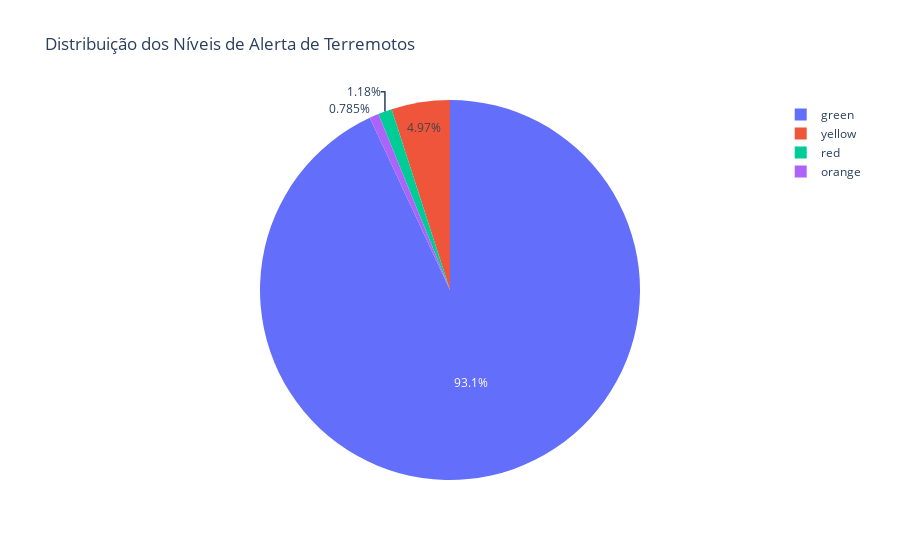

The code cell stored with this chart in its notebook:
### Code cell
df_alert = df_dropped[df_dropped['alert'].notna()]

# Criar gráfico de pizza com base na coluna 'alert'
fig_pizza_alert = px.pie(
    df_alert,
    names='alert',  
    title='Distribuição dos Níveis de Alerta de Terremotos'
)

fig_pizza_alert.show()

### Figure 1 — Plotly figure (JSON) as saved in the notebook; plotly's stock layout.template omitted (floating-point values rounded to 4 significant figures; data arrays with more than 128 entries replaced by an {"elided": "..."} marker saying what was removed)
{"data": [{"domain": {"x": [0, 1], "y": [0, 1]}, "hovertemplate": "alert=%{label}<extra></extra>", "labels": {"elided": "764 str values"}, "legendgroup": "", "name": "", "showlegend": true, "type": "pie"}], "layout": {"autosize": true, "legend": {"tracegroupgap": 0}, "title": {"text": "Distribuição dos Níveis de Alerta de Terremotos"}}}
